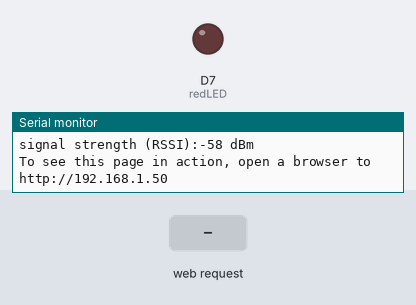
Bench run of a sketch on a simulated Arduino MKR. Parts: output pins drawn as LEDs (lit = HIGH), the last lines printed to the serial monitor. Inputs (shaded band) come from the test bench. WiFi joins after 1.5 s; servers stay silent unless stated.

Above: at 12.7 s.
12.8 s: HTTP request GET /ON-7 received
At 13.6 s:
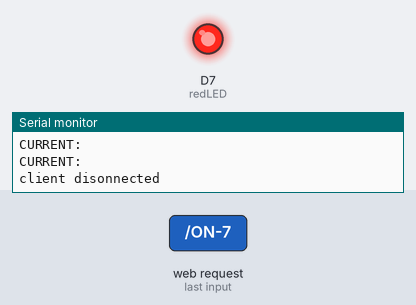
14.3 s: HTTP request GET /OFF-7 received
At 14.8 s:
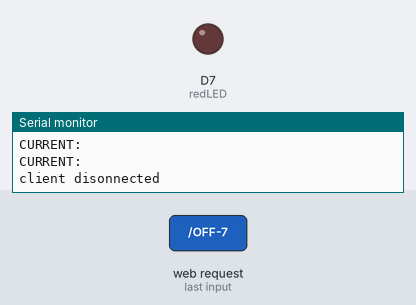
Timing chart, 0 to 17.3 s (numbered marks = the images above; inputs shaded):
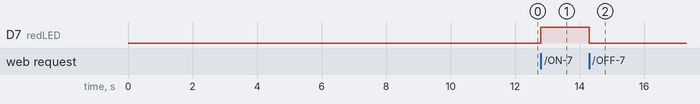

Measured:
- after the input at 12.8 s, D7 (redLED): LOW → HIGH at once
- after the input at 14.3 s, D7 (redLED): HIGH → LOW at once

The sketch:

mkr-1010-wifi-server.ino
```cpp
#include <SPI.h>
#include <WiFiNINA.h>

char ssid[] = "xxxx"; // wifi name
char pass[] = "xxxx"; // wifi pw

int status = WL_IDLE_STATUS;
WiFiServer server(80);

// define pins
int redLED = 7;

void setup() {
  pinMode(redLED, OUTPUT);
  Serial.begin(9600);

  // check for the presence of the shield
  if (WiFi.status() == WL_NO_SHIELD) {
    Serial.println("WiFi shield not present");
    while (true);
  }

  // attempt to connect to WiFi network
  while ( status != WL_CONNECTED) {
    Serial.print("Attempting to connect to Network named: ");
    Serial.println(ssid);

    // Connect to WPA/WPA2 network
    status = WiFi.begin(ssid, pass);
    delay(10000);
  }
  server.begin(); // start the web server on port 80
  printWiFiStatus();
}


void loop() {
  // attempt to connect to WiFi network
  while ( status != WL_CONNECTED) {
    Serial.print("Attempting to connect to Network named: ");
    Serial.println(ssid);

    // Connect to WPA/WPA2 network
    status = WiFi.begin(ssid, pass);
    delay(10000);
  }

  WiFiClient client = server.available();   // listen for incoming clients

  if (client) {
    Serial.println("new client");
    String currentLine = "";
    while (client.connected()) {
      if (client.available()) {
        char c = client.read();
        Serial.write(c);
        if (c == '\n') {
          if (currentLine.length() == 0) {
            client.println("HTTP/1.1 200 OK");
            client.println("Content-type:text/html");
            client.println();
            client.println("<!DOCTYPE HTML>");
            client.println("<body>");
            client.println("<center>");
            client.println("<button type='submit' onclick=location.href='/ON-7\'> ON 7 </button>");
            client.println("<button type='submit' onclick=location.href='/OFF-7\'> OFF 7 </button>");
            client.println("</center");
            client.println("</body>");
            client.println("</html>");
            client.println();
            break;
          }
          else {
            currentLine = "";
          }
        }
        else if (c != '\r') {
          currentLine += c;
        }

        // handle client requests
        Serial.print("CURRENT: ");
        Serial.println(currentLine);
        if (currentLine.endsWith("GET /ON-7")) {
          digitalWrite(redLED, HIGH);
        }
        if (currentLine.endsWith("GET /OFF-7")) {
          digitalWrite(redLED, LOW);
        }
      }
    }

    // close the connection
    client.stop();
    Serial.println("client disonnected");
  }
}

void printWiFiStatus() {
  Serial.print("SSID: ");
  Serial.println(WiFi.SSID());

  IPAddress ip = WiFi.localIP();
  Serial.print("IP Address: ");
  Serial.println(ip);

  long rssi = WiFi.RSSI();
  Serial.print("signal strength (RSSI):");
  Serial.print(rssi);
  Serial.println(" dBm");

  Serial.print("To see this page in action, open a browser to http://");
  Serial.println(ip);
}
```
